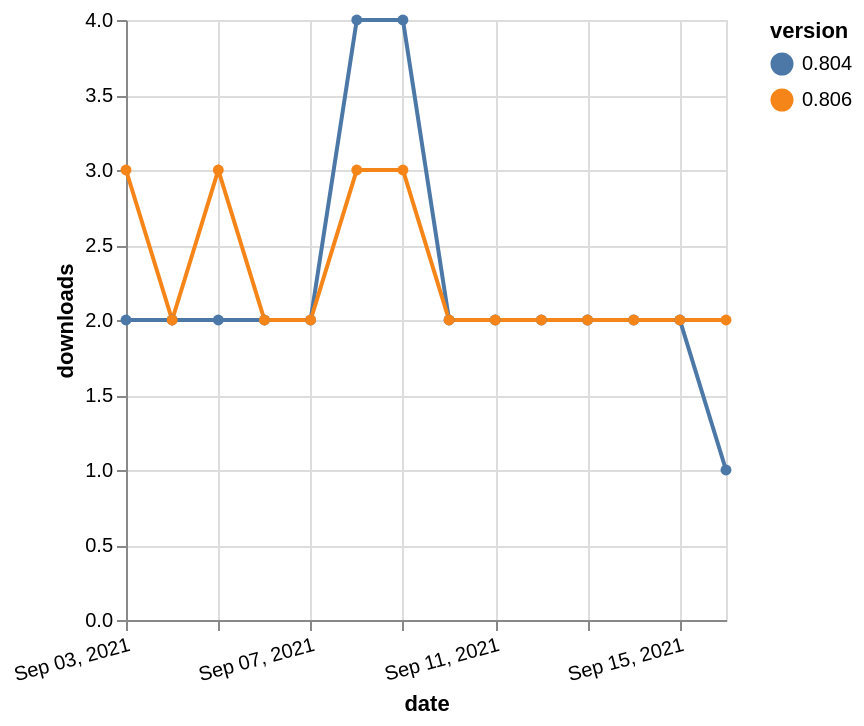

Express this chart as Vega-Lite.
### Vega-Lite specification from a JSON file in a GitHub repository (floating-point values rounded to 4 significant figures)
{"$schema": "https://vega.github.io/schema/vega-lite/v5.json", "description": "A simple bar chart with embedded data.", "data": {"values": [{"date": "2021-09-03", "total": 2931, "delta": 2, "version": "0.804"}, {"date": "2021-09-04", "total": 2933, "delta": 2, "version": "0.804"}, {"date": "2021-09-05", "total": 2935, "delta": 2, "version": "0.804"}, {"date": "2021-09-06", "total": 2937, "delta": 2, "version": "0.804"}, {"date": "2021-09-07", "total": 2939, "delta": 2, "version": "0.804"}, {"date": "2021-09-08", "total": 2943, "delta": 4, "version": "0.804"}, {"date": "2021-09-09", "total": 2947, "delta": 4, "version": "0.804"}, {"date": "2021-09-10", "total": 2949, "delta": 2, "version": "0.804"}, {"date": "2021-09-11", "total": 2951, "delta": 2, "version": "0.804"}, {"date": "2021-09-12", "total": 2953, "delta": 2, "version": "0.804"}, {"date": "2021-09-13", "total": 2955, "delta": 2, "version": "0.804"}, {"date": "2021-09-14", "total": 2957, "delta": 2, "version": "0.804"}, {"date": "2021-09-15", "total": 2959, "delta": 2, "version": "0.804"}, {"date": "2021-09-16", "total": 2960, "delta": 1, "version": "0.804"}, {"date": "2021-09-03", "total": 2107, "delta": 3, "version": "0.806"}, {"date": "2021-09-04", "total": 2109, "delta": 2, "version": "0.806"}, {"date": "2021-09-05", "total": 2112, "delta": 3, "version": "0.806"}, {"date": "2021-09-06", "total": 2114, "delta": 2, "version": "0.806"}, {"date": "2021-09-07", "total": 2116, "delta": 2, "version": "0.806"}, {"date": "2021-09-08", "total": 2119, "delta": 3, "version": "0.806"}, {"date": "2021-09-09", "total": 2122, "delta": 3, "version": "0.806"}, {"date": "2021-09-10", "total": 2124, "delta": 2, "version": "0.806"}, {"date": "2021-09-11", "total": 2126, "delta": 2, "version": "0.806"}, {"date": "2021-09-12", "total": 2128, "delta": 2, "version": "0.806"}, {"date": "2021-09-13", "total": 2130, "delta": 2, "version": "0.806"}, {"date": "2021-09-14", "total": 2132, "delta": 2, "version": "0.806"}, {"date": "2021-09-15", "total": 2134, "delta": 2, "version": "0.806"}, {"date": "2021-09-16", "total": 2136, "delta": 2, "version": "0.806"}]}, "width": "container", "mark": {"type": "line", "point": {"filled": true}}, "encoding": {"x": {"field": "date", "type": "temporal", "timeUnit": "yearmonthdate", "title": "date", "axis": {"labelAngle": -15}}, "y": {"field": "delta", "type": "quantitative", "title": "downloads"}, "color": {"field": "version", "type": "nominal"}, "tooltip": {"field": "delta"}}}
